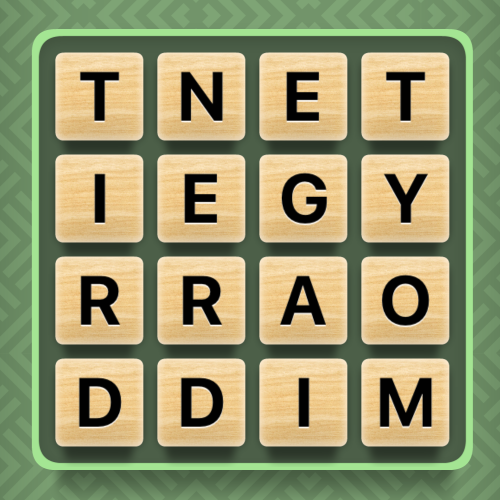
#> input picture boardpic.jpg, 1000 x 1000 px (shown at 1/2 size)
$ python find_directions.py
#> lines starting #> are read from the running program, lines starting #| are printed output that depends on the picture; after the words box and inside, x2 and y2 are one past the last pixel; in counts of white or black regions, pixels touching at a corner belong together
### image_processing.py
import pytesseract as tess
from PIL import Image
import numpy as np


def processImage():
    im1 = Image.open('boardpic.jpg')
#> im1 is the input picture: PIL image 1000x1000 RGBA; mean R, G, B, A 148, 149, 108.9, 255
    im1 = im1.convert('RGB')
#> im1: PIL image 1000x1000 RGB

    width, height = im1.size
#> width = 1000; height = 1000
    for x in range(width):
        for y in range(height):
            r, g, b = im1.getpixel((x, y))
            gray = int(r * 299/1000 + g * 587/1000 + b * 114/1000)
            im1.putpixel((x, y), (gray, gray, gray))
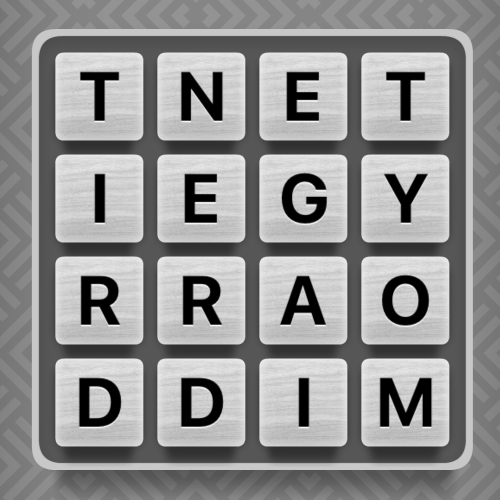
#> im1: PIL image 1000x1000 RGB (shown at 1/2 size); min 0, max 249, mean 143.6

    # im1.save('out.png')

    # im = Image.open('out.png')
    im1 = im1.convert('RGBA')
#> im1: PIL image 1000x1000 RGBA
    data = np.array(im1)
    rgb = data[:, :, :3]
    black = [0, 0, 0]
    white = [255, 255, 255, 255]
    mask = np.all(rgb == black, axis=-1)
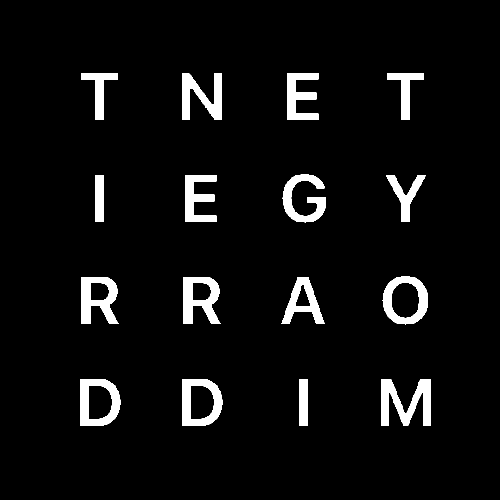
#> mask: shape (1000, 1000) bool (shown at 1/2 size); 5.3% white; 16 white regions, largest, box (x1, y1, x2, y2) and area: (762, 758, 862, 852) 5073, (364, 146, 443, 240) 4005, (163, 554, 238, 648) 4002
    data[np.logical_not(mask)] = white
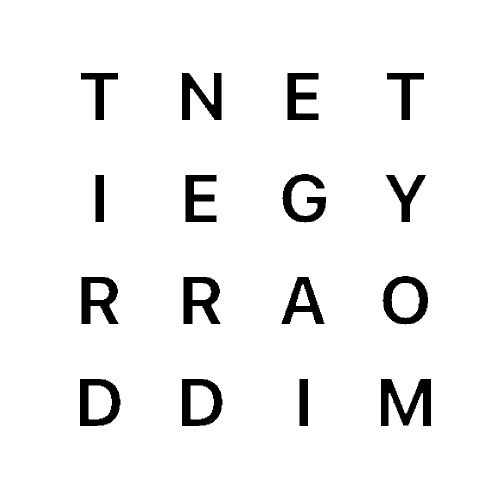
#> data: shape (1000, 1000, 4) (shown at 1/2 size); mean R, G, B, A 241.5, 241.5, 241.5, 255
    new_im = Image.fromarray(data)
    # new_im.save('black_image.png')

    text = tess.image_to_string(new_im, config='--psm 6')
    text = ''.join(text.splitlines())
    text = text.replace(' ', '')
    text = text.replace('|', 'I')
    text = text.lower()

    print(text)
    if len(text) != 16:
        print("Invalid; enter board: ")
        text = input()
    print(text)

    return text


# processImage()

### find_directions.py
from collections import OrderedDict
import trie
from image_processing import processImage


def main():

    text = processImage()
    # print("Input board: ")
    # text = input()

    t = trie.Trie()
    hugelist = []
    with open("dictionary.txt", "r") as f:
        hugelist = f.read().split()

    for word in hugelist:
        t.insert(word.lower())

    found_words = {}
    directions = []
    visited = []
    matrix = [[None for c in range(4)] for r in range(4)]

    k = 0
    for m in range(4):
        for n in range(4):
            matrix[m][n] = text[k]
            k += 1

    def recurse(i, j, dir, word):
        if i < 0 or j < 0 or i > 3 or j > 3:
            return
        if not t.startsWith(word) or (i, j) in visited:
            return

        word += matrix[i][j]
        visited.append((i, j))
        directions.append(dir)

        if len(word) >= 3 and t.search(word) and word not in found_words:
            found_words[word] = list(directions)

        recurse(i, j + 1, (i, j + 1), word)
        recurse(i, j - 1, (i, j - 1), word)
        recurse(i + 1, j, (i + 1, j), word)
        recurse(i - 1, j, (i - 1, j), word)
        recurse(i + 1, j + 1, (i + 1, j + 1), word)
        recurse(i + 1, j - 1, (i + 1, j - 1), word)
        recurse(i - 1, j + 1, (i - 1, j + 1), word)
        recurse(i - 1, j - 1, (i - 1, j - 1), word)
        del visited[-1]
        del directions[-1]
        word = word[:-1]

    for i in range(4):
        for j in range(4):
            recurse(i, j, (i, j), '')

    found_words = dict(
        sorted(found_words.items(), key=lambda x: len(x[0]), reverse=True))

    directions = found_words.values()

   # Name of the output text file
    file_name = "out.txt"

    # Open the text file in write mode
    with open(file_name, 'w') as file:
        # Iterate through each list of tuples
        for sublist in directions:
            # Join each tuple elements as strings and join them with commas
            line = ', '.join(f"{elem[0]}, {elem[1]}" for elem in sublist)
            file.write(line + '\n')


    for w, d in found_words.items():
        print(w, d)
    print(len(found_words))
    # [16 lines of commented-out code are left out]


if __name__ == "__main__":
    main()
#> (the call stopped at in processImage, `text = tess.image_to_string(new_im, config='--psm 6')`: pytesseract is not available in this run)
